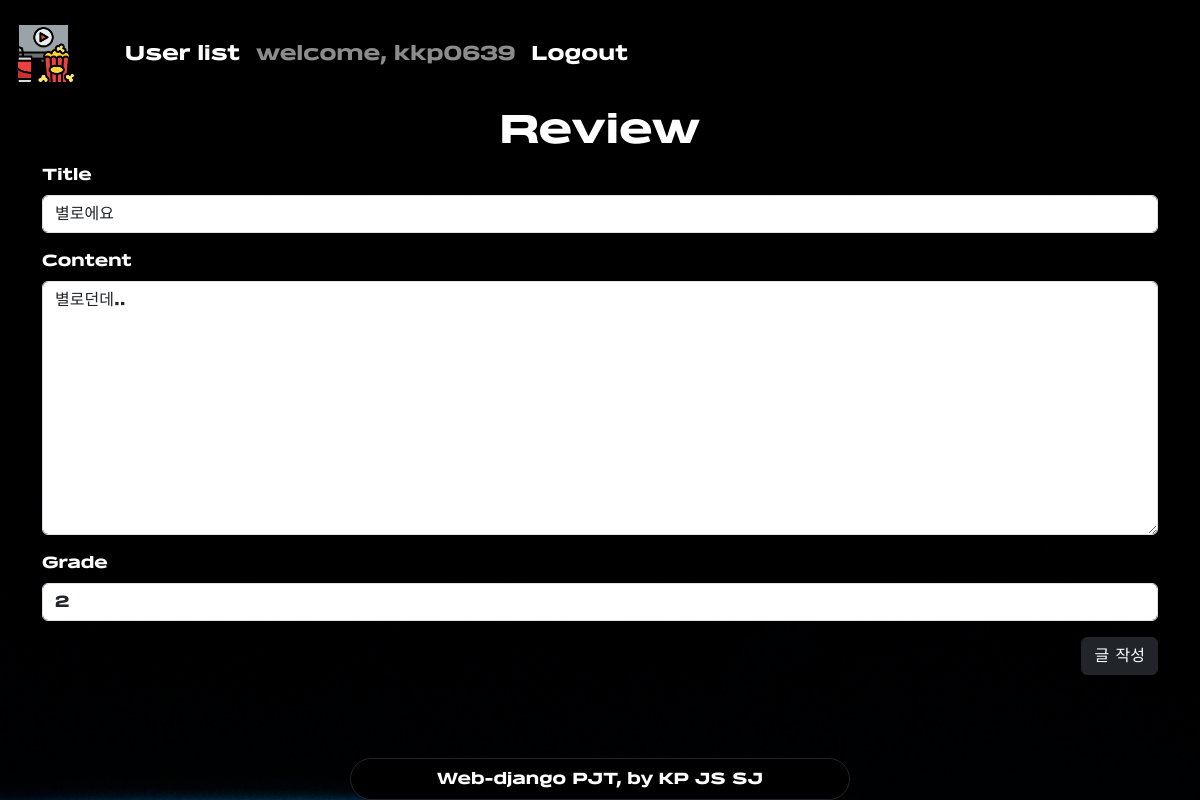
The app's page /2/update (signed in) with its own data.
### accounts/models.py (models this page shows)
class User(AbstractUser):
    pass

### articles/models.py (models this page shows)
class Review(models.Model):
    title = models.CharField(max_length=30)
    content = models.TextField()
    movie = models.ForeignKey(Movie, on_delete=models.CASCADE)
    grade = models.IntegerField(
        validators=[MinValueValidator(1), MaxValueValidator(10)]
    )
    created_at = models.DateTimeField(auto_now_add=True)
    updated_at = models.DateTimeField(auto_now=True)
    user = models.ForeignKey(settings.AUTH_USER_MODEL, on_delete=models.CASCADE)

### articles/views.py (the view)
# urls.py: path("<int:review_pk>/update", views.update, name="update"),
@login_required
def update(request, review_pk):
    review = Review.objects.get(pk=review_pk)
    if request.method == "POST":
        create_form = ReviewForm(request.POST, instance=review)
        if create_form.is_valid():
            create_form.save()
            return redirect("articles:detail", review_pk)
    else:
        create_form = ReviewForm(instance=review)
    context = {
        "create_form": create_form,
    }
    return render(request, "articles/create.html", context)

### articles/forms.py
class ReviewForm(forms.ModelForm):
    class Meta:
        model = Review
        fields = [
            "title",
            "content",
            "grade",
        ]
        widgets = {
            "grade": forms.NumberInput(
                attrs={
                    "maxlength": "1",
                    "max": "10",
                    "min": "1",
                }
            ),
        }

### articles/templates/articles/create.html (shortened to what this page needs)
{% extends 'base.html' %}
{% load static %}
{% load django_bootstrap5 %}
{% block content %}
  <div class="container">
    <div class="text-center text-white">
      <h1>Review</h1>
    </div>
    <form action="" method="POST" class="text-white">
      {% bootstrap_form create_form %}
      <div class="text-end">
        <input type="submit" class="btn btn-dark" value="글 작성">
      </div>
    </div>
  {% endblock content %}

### templates/base.html (shortened to what this page needs)
{% load static %}
{% load django_bootstrap5 %}
<!DOCTYPE html>
<html lang="en">
<head>
  {% bootstrap_css %}
  <link rel="stylesheet" href="https://cdn.jsdelivr.net/npm/bootstrap-icons@1.9.1/font/bootstrap-icons.css">
  <link rel="stylesheet" href="{% static 'css/style.css' %}" type="text/css">
</head>
<body class="background-img">
  <nav class="navbar navbar-expand-lg navbar-dark bg-black py-3">
    <div class="container-fluid w-100">
      <a class="navbar-brand" href="{% url 'articles:index' %}">
        <img class="" src="{% static 'images/logo.png' %}" alt="logo" height="65">
      </a>
      <div class="collapse navbar-collapse" id="navbarSupportedContent">
        <ul class="navbar-nav me-auto mb-2 mb-lg-0 ms-lg-4 fs-5 d-flex justify-content-between">
          {% if request.user.is_authenticated %}
          <li class="nav-item">
            <a class="nav-link active" href="{% url 'accounts:userlist' %}">User list</a>
          </li>
          <li class="nav-item">
            <a class="nav-link" href="{% url 'accounts:profile' user.pk %}">welcome,
              {{ user }}</a>
          </li>
          <li class="nav-item">
            <form action="{% url 'accounts:logout' %}" method="POST">
              <input class="bg-black border-0 nav-link text-white" type="submit" value="Logout">
            </form>
          </li>
          {% endif %}
        </ul>
      </div>
    </div>
  </nav>
  {% block content %}{% endblock %}
  <footer class="text-center">
    <div class="position-fixed bottom-0 w-100 d-flex justify-content-center">
      <div class="bg-black py-2 col-5 rounded-5 border border-dark">
        <p class="text-white m-0">Web-django PJT, by KP JS SJ</p>
      </div>
    </div>
    <div class="m-5">
      <br>
    </div>
  </footer>
</body>
</html>

### static/css/style.css (style rules this page uses)
body { width: 100vw; height: auto; font-family: 'belgro'; background-image: url('../images/universe.jpg'); background-repeat: no-epeat; background-size: cover; }

### records on screen
User: username "kkp0639"
Review: title "별로에요", content "별로던데..", grade "2"
